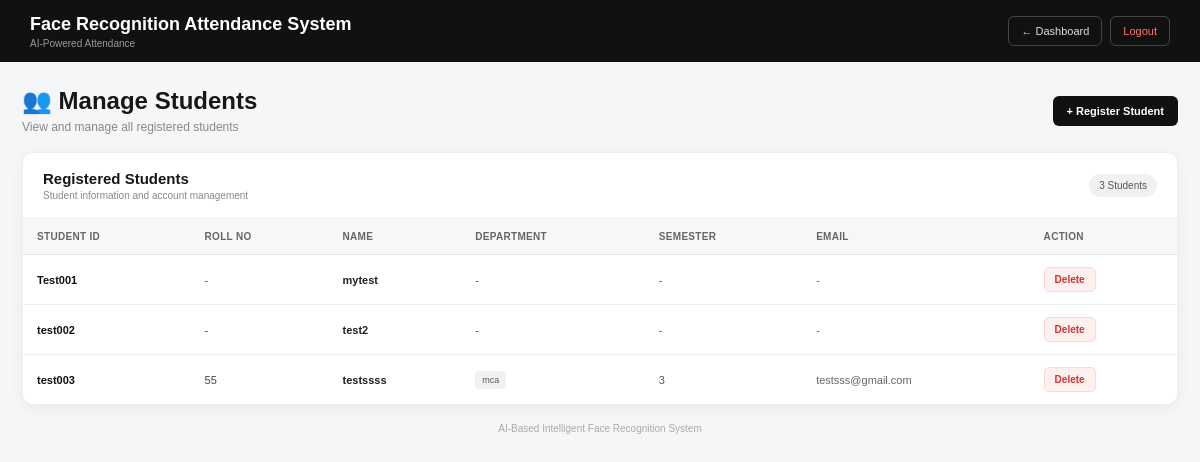
The app's page /students (signed in), older data.
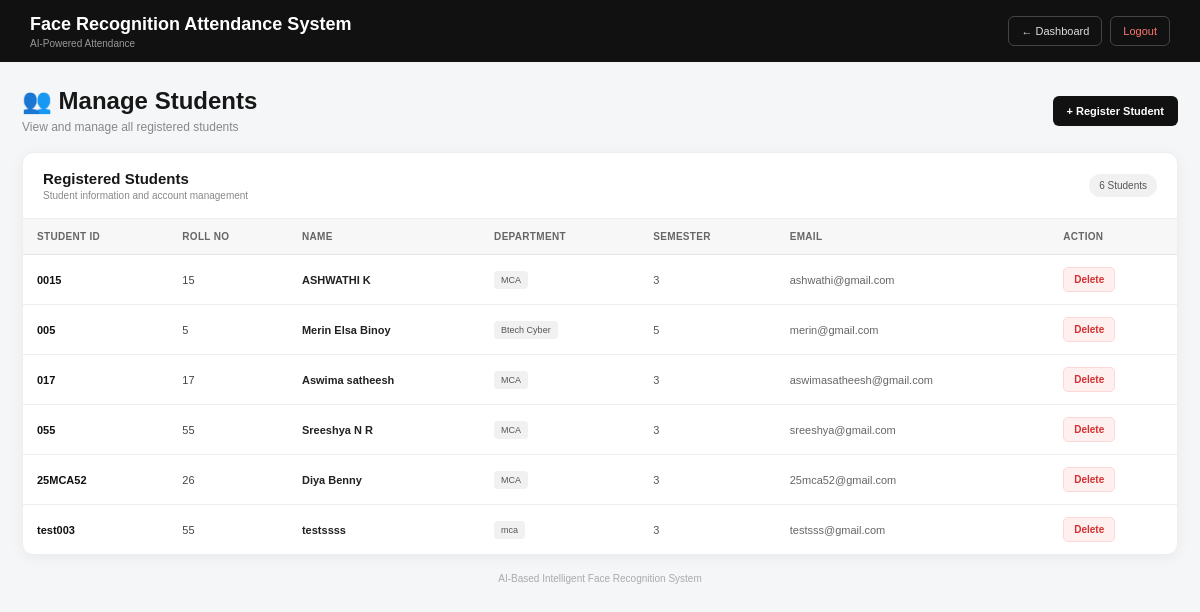
The same page, newer data.
### tables this page shows
CREATE TABLE students (
            student_id TEXT PRIMARY KEY,
            name TEXT NOT NULL
        , roll_no TEXT, department TEXT, semester TEXT, class_name TEXT, email TEXT);

### app.py (the view)
@app.route("/students")
def students():
    if "admin" not in session:
        return redirect("/login")
    connection = sqlite3.connect(DATABASE)
    cursor = connection.cursor()
    cursor.execute("""
        SELECT
            student_id,
            roll_no,
            name,
            department,
            semester,
            class_name,
            email
        FROM students
        ORDER BY student_id
    """)
    students = cursor.fetchall()
    connection.close()
    return render_template(
        "students.html",
        students=students
    )

### templates/students.html (shortened to what this page needs)
<!DOCTYPE html>
<html lang="en">
<head>
</head>
<body>
<header class="topbar">
    <div class="brand">
        <h2>
            Face Recognition Attendance System
        </h2>
        <p>
            AI-Powered Attendance
        </p>
    </div>
    <div class="top-actions">
        <a href="/dashboard" class="top-btn">
            ← Dashboard
        </a>
        <a href="/logout" class="top-btn logout">
            Logout
        </a>
    </div>
</header>
<div class="container">
    <div class="page-heading">
        <div class="heading-left">
            <h1>
                👥 Manage Students
            </h1>
            <p>
                View and manage all registered students
            </p>
        </div>
        <a
            href="/register_student"
            class="register-btn"
        >
            + Register Student
        </a>
    </div>
    <div class="student-card">
        <div class="table-header">
            <div class="table-title">
                <h2>
                    Registered Students
                </h2>
                <p>
                    Student information and account management
                </p>
            </div>
            {% if students %}
            <div class="student-count">
                {{ students|length }} Students
            </div>
            {% endif %}
        </div>
        {% if students %}
        <div class="table-wrapper">
            <table>
                <thead>
                    <tr>
                        <th>Student ID</th>
                        <th>Roll No</th>
                        <th>Name</th>
                        <th>Department</th>
                        <th>Semester</th>
                        <th>Email</th>
                        <th>Action</th>
                    </tr>
                </thead>
                <tbody>
                    {% for student in students %}
                    <tr>
                        <td class="student-id">
                            {{ student[0] }}
                        </td>
                        <td>
                            {{ student[1] or '-' }}
                        </td>
                        <td class="student-name">
                            {{ student[2] }}
                        </td>
                        <td>
                            {% if student[3] %}
                            <span class="department">
                                {{ student[3] }}
                            </span>
                            {% else %}
                            -
                            {% endif %}
                        </td>
                        <td class="semester">
                            {{ student[4] or '-' }}
                        </td>
                        <td class="email">
                            {{ student[6] or '-' }}
                        </td>
                        <td>
                            <form
                                method="POST"
                                action="/delete_student/{{ student[0] }}"
                                onsubmit="return confirm('Are you sure you want to delete this student?');"
                            >
                                <button
                                    type="submit"
                                    class="delete-btn"
                                >
                                    Delete
                                </button>
                            </form>
                        </td>
                    </tr>
                    {% endfor %}
                </tbody>
            </table>
        </div>
        {% endif %}
    </div>
    <div class="footer">
        AI-Based Intelligent Face Recognition System
    </div>
</div>
</body>
</html>

Row changes from the older to the newer data that the page shows:
removed students: student_id "Test001", student "-", name "mytest"
removed students: student_id "test002", student "-", name "test2"
added students: student_id "0015", roll_no "15", name "ASHWATHI K", department "MCA", semester "3", email "ashwathi@gmail.com"
added students: student_id "005", roll_no "5", name "Merin Elsa Binoy", department "Btech Cyber", semester "5", email "merin@gmail.com"
added students: student_id "017", roll_no "17", name "Aswima satheesh", department "MCA", semester "3", email "aswimasatheesh@gmail.com"
added students: student_id "055", roll_no "55", name "Sreeshya N R", department "MCA", semester "3", email "sreeshya@gmail.com"
added students: student_id "25MCA52", roll_no "26", name "Diya Benny", department "MCA", semester "3", email "25mca52@gmail.com"
Text that changed along with them:
{{ students|length }}: "3" → "6"
